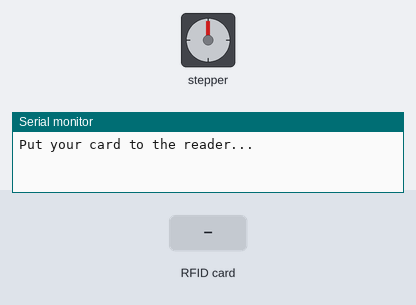
A sketch run on a simulated Arduino Uno, built with avr-gcc and run on an emulated ATmega328P. Shown: stepper motor, the last lines printed to the serial monitor. Inputs (shaded band) come from the test bench. Stepper angles assume 500 steps per turn.

Above: at 1.2 s.
1.3 s: RFID card C2 D0 C0 89 held to the reader
At 1.46 s:
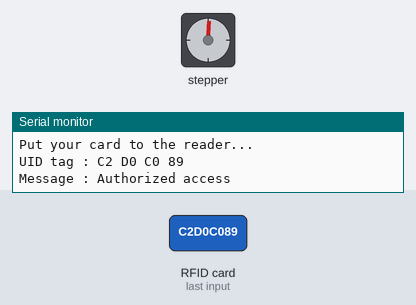
At 2.08 s:
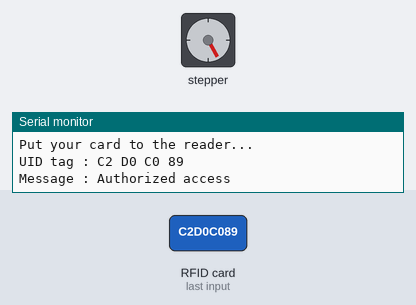
7.3 s: RFID card 3A F4 55 0D held to the reader
At 7.46 s:
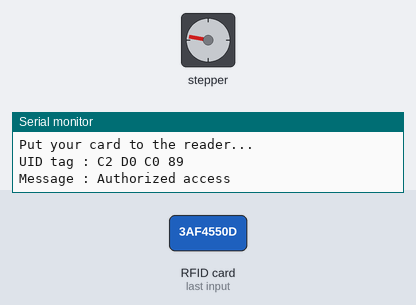
Timing chart, 0 to 16.1 s (numbered marks = the images above; inputs shaded):
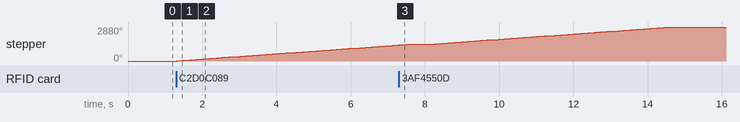

The sketch:

Sanitary_pad_code.ino
```cpp
#include <SPI.h>
#include <MFRC522.h>
#include <Stepper.h>

#define SS_PIN 10
#define RST_PIN 9
const int stepsPerRevolution = 500;
Stepper myStepper(stepsPerRevolution, 4, 5, 6, 3);
int j;

MFRC522 mfrc522(SS_PIN, RST_PIN);

void setup()
{

   myStepper.setSpeed(40);
  Serial.begin(9600);
  SPI.begin();
  mfrc522.PCD_Init();
  Serial.println("Put your card to the reader...");
  Serial.println();

}
void loop()
{
  // Look for new cards
  if ( ! mfrc522.PICC_IsNewCardPresent())
  {
    return;
  }
  // Select one of the cards
  if ( ! mfrc522.PICC_ReadCardSerial())
  {
    return;
  }
  //Show UID on serial monitor
  Serial.print("UID tag :");
  String content= "";
  byte letter;
  for (byte i = 0; i < mfrc522.uid.size; i++)
  {
     Serial.print(mfrc522.uid.uidByte[i] < 0x10 ? " 0" : " ");
     Serial.print(mfrc522.uid.uidByte[i], HEX);
     content.concat(String(mfrc522.uid.uidByte[i] < 0x10 ? " 0" : " "));
     content.concat(String(mfrc522.uid.uidByte[i], HEX));
  }
  Serial.println();
  Serial.print("Message : ");
  content.toUpperCase();
  if (content.substring(1) == "C2 D0 C0 89" )//  content.substring(1) == "97 4F 04 37"  content.substring(1)=="4B B3 5F C0")
  {
    Serial.println("Authorized access");
    int j=1;
    if(j==1){
      for(int k=1;k<=4;k++){
  myStepper.step(stepsPerRevolution);
  delay(100);
      }
    }
    j=j-1;

    Serial.println("Vamsi age =20 s = M");
        Serial.println();

    delay(500);

  }
  else  if (content.substring(1) == "3A F4 55 0D" )//  content.substring(1) == "97 4F 04 37"  content.substring(1)=="4B B3 5F C0")
  {
    Serial.println("Authorized access");
    int j=1;
    if(j==1){
      for(int k=1;k<=4;k++){
  myStepper.step(stepsPerRevolution);
  delay(100);
      }
    }
    j=j-1;
    Serial.println("Kalyan age = 20 s= M");
    Serial.println();
    delay(500);

  }

 else   {
    Serial.println(" Access denied");
        Serial.println();
         delay(500);


  }
}
```

Measured:
- after the input at 1.3 s, stepper: keeps turning clockwise at about 227°/s, starting at once
